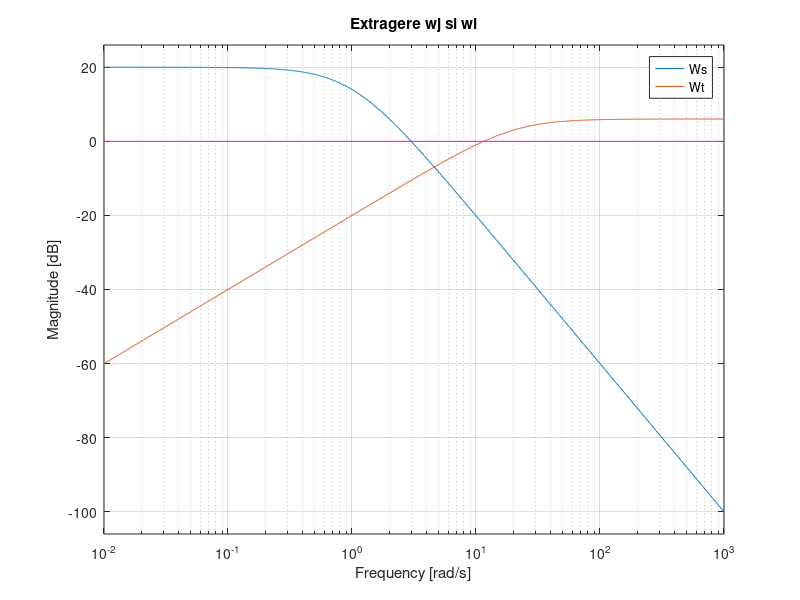
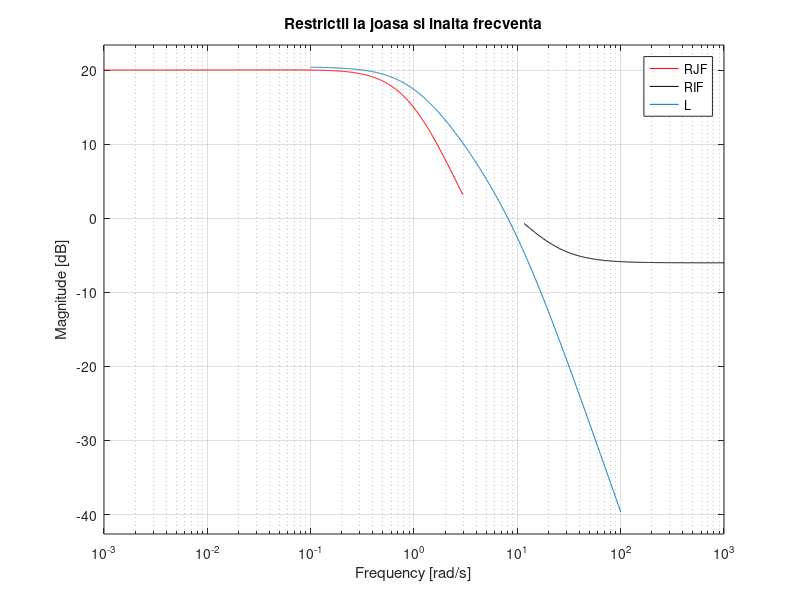
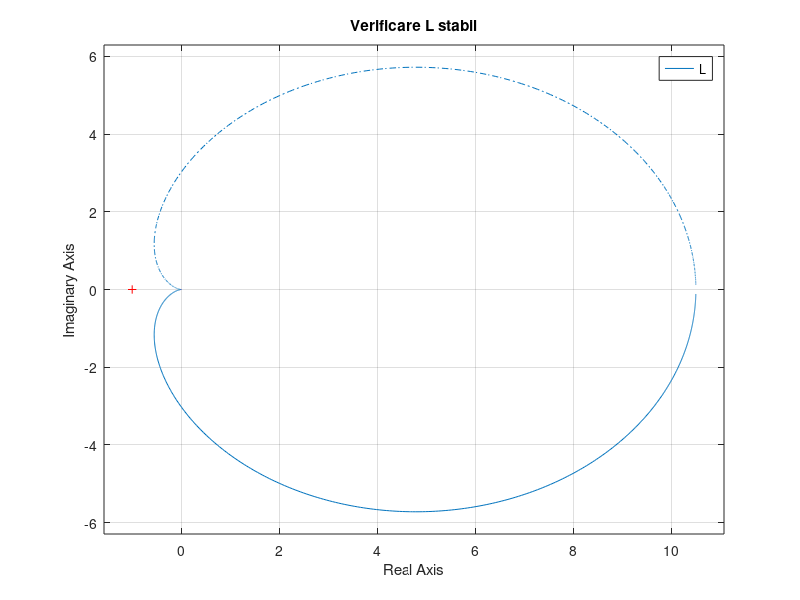
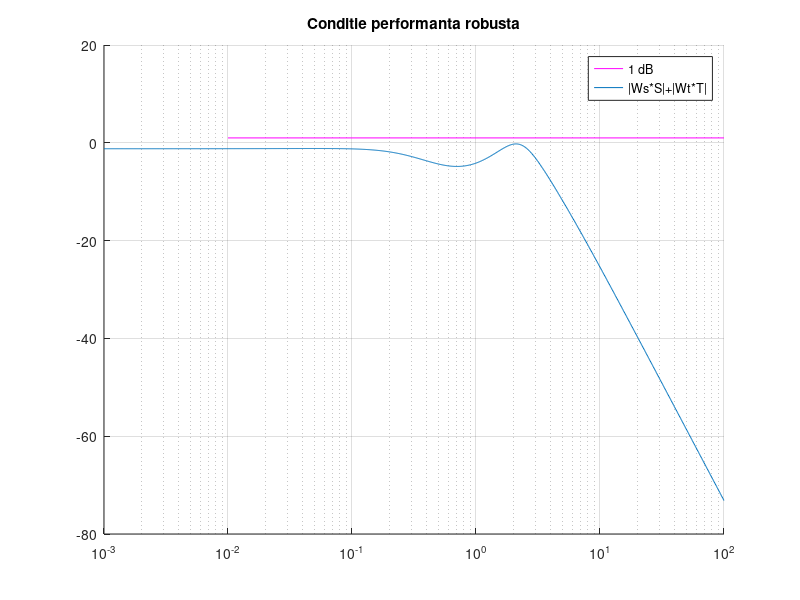

Source code (MATLAB) for these figures, in order:
s = tf('s');
P = 1/(s+0.01)^2;
%pas 1
%construire Ws si Wt conform cerintei
k = 10;
Ws = k/((s+1)^2);
Wt = 0.1*s/(0.05*s+1);

%pas 2
%calculare wj si wi 
figure('Name', 'Extragere wj si wi', 'NumberTitle','off');
bodemag(Ws, Wt);
line([0.01,10^3],[0,0],'Color', 'magenta');
grid on;
legend('Ws', 'Wt');
title('Extragere wj si wi');
%extragem valorile pentru wj (joasa frecv) si wi (inalta frecventa) in
%functie de intersctia cu linia 0 db
wj = 3;
wi = 11.6;
%de asemenea se observa ca se respecta buna definire min{|Ws|,|Wt|} < 1, |Wt| << 1 la frecv joase si |Ws| << 1 la frecv inalte

%dimensiunea graficului
w_span = logspace(-3,3,1e3);

%nu 
[mag_Ws,~]=bode(Ws, w_span);
[mag_Wt,~]=bode(Wt, w_span);
mag_Ws = reshape(mag_Ws, 1, 1e3);   
mag_Wt = reshape(mag_Wt, 1, 1e3);
rjf = mag2db(mag_Ws./(1-mag_Wt));
rif = mag2db((1-mag_Ws)./mag_Wt);
%trunchere grafic pt restrictii rjf si rif
index_wj = w_span < wj;
index_wi = w_span > wi;

%pas 3
%construire L 
a = 10.5;
b = 1;
c = 0.1;
%set alternativ de valori: a = 15; b = 2; c = 0.2;
L = a/((b*s+1)*(c*s+1));

figure('Name', 'Restrictii', 'NumberTitle','off');
semilogx(w_span(index_wj), rjf(index_wj),'red')
hold on
semilogx(w_span(index_wi), rif(index_wi),'black')
hold on
bodemag(L)
grid on
legend('RJF', 'RIF', 'L');
title('Restrictii la joasa si inalta frecventa')
%din grafic se observa ca panta functiei L nu depaseste -40 dB/decada

%pas 4
%se verifica ca L este stabil (hod trece la dreapta lui -1)
figure('Name', 'Verificare L stabil', 'NumberTitle','off');
nyquist(L)
legend('L');
title('Verificare L stabil');

%pas 5
%Calcul C si se verifica C propriu (aka grad numitor <= grad numarator)
C = L/P;
S = feedback(1,series(P,C));
T = feedback(series(P,C),1);
%C este propriu

%pas 6
%se verifica robustetea
[mag_WsS,~]=bode(Ws*S, w_span);
[mag_WtT,~]=bode(Wt*T, w_span);
mag_WsS = reshape(mag_WsS, 1, 1e3);
mag_WtT = reshape(mag_WtT, 1, 1e3);
mag_WsS_WtT = mag2db(mag_WsS+mag_WtT);

w_span = logspace(-3,2,1e3);
figure('Name', 'Conditie performanta robusta', 'NumberTitle','off');
line([0.01,10^2],[1,1],'Color', 'magenta');
hold on
semilogx(w_span, mag_WsS_WtT);
grid on
legend('1 dB', '|Ws*S|+|Wt*T|');
title('Conditie performanta robusta')
%se observa din grafic ca |Ws*S|+|Wt*T| se afla sub valoarea de 1 db
